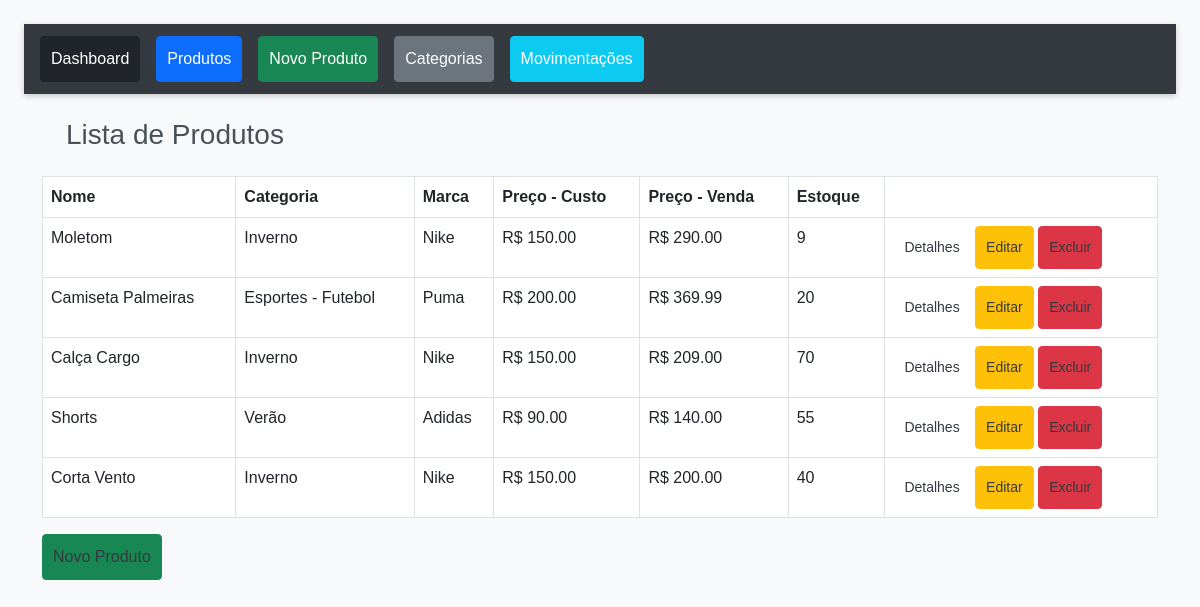
Page /estoque/ on the committed database.
### estoque/models.py (models this page shows, shortened)
class Produto(models.Model):
    sku = models.CharField( 'SKU', max_length=20, unique=True, blank=True, null=True, editable=False)
    nome = models.CharField('Nome', max_length=100)
    categoria = models.ForeignKey(
        Categoria,
        verbose_name='Categoria',
        on_delete=models.SET_NULL,
        null=True,
        blank=True
    )
    descricao = models.CharField('Descricao', max_length=50, blank=True)
    marca = models.CharField('Marca', max_length=50, blank=True)
    tamanho   = models.CharField('Tamanho', max_length=10, blank=True)
    cor       = models.CharField('Cor', max_length=30, blank=True)
    preco_custo = models.DecimalField('Preço de Custo (R$)', max_digits=10, decimal_places=2, default=0)
    preco     = models.DecimalField('Preço (R$)', max_digits=10, decimal_places=2)
    estoque   = models.PositiveIntegerField('Quantidade em estoque', default=0)

class Categoria(models.Model):
    nome = models.CharField('Nome', max_length=50, unique=True)
    def __str__(self):
        return self.nome

### estoque/views.py (the view)
# urls.py: path('', views.ProdutoListView.as_view(), name='lista'),
class ProdutoListView(ListView):
    model = Produto

### estoque/templates/estoque/produto_list.html (shortened to what this page needs)
{% extends "estoque/base.html" %}
{% block content %}
<h1>Lista de Produtos</h1>
<table class="table">
  <thead>
    <tr>
      <th>Nome</th>
      <th>Categoria</th>
      <th>Marca</th>
      <th>Preço - Custo</th>
      <th>Preço - Venda</th>
      <th>Estoque</th>
      <th></th>
    </tr>
  </thead>
  <tbody>
    {% for produto in object_list %}
    <tr>
      <td>{{ produto.nome }}</a></td>
      <td>{{ produto.categoria }}</td>
      <td>{{ produto.marca }}</td>
      <td>R$ {{ produto.preco_custo }}</td>
      <td>R$ {{ produto.preco }}</td>
      <td>{{ produto.estoque }}</td>
      <td>
        <a class="btn btn-sm btn-detalhe" href="{% url 'estoque:detalhe' produto.pk %}">Detalhes</a>
        <a class="btn btn-sm btn-warning" href="{% url 'estoque:editar' produto.pk %}">Editar</a>
        <a class="btn btn-sm btn-danger"  href="{% url 'estoque:excluir' produto.pk %}">Excluir</a>
      </td>
    </tr>
    {% empty %}
    <tr><td colspan="6">Nenhum produto cadastrado.</td></tr>
    {% endfor %}
  </tbody>
</table>
  <a href="{% url 'estoque:novo' %}"   class="btn btn-success">Novo Produto</a>
{% endblock %}

### estoque/templates/estoque/base.html (shortened to what this page needs)
{% load static %}
<!DOCTYPE html>
<html lang="pt-br">
<head>
  <link href="https://cdn.jsdelivr.net/npm/bootstrap@5.4.0/dist/css/bootstrap.min.css" rel="stylesheet">
  <link rel="stylesheet" href="{% static 'estoque/css/style.css' %}">
</head>
<body class="p-4">
  <nav class="mb-4">
    <a href="{% url 'dashboard' %}" class="btn btn-dark">Dashboard</a>
    <a href="{% url 'estoque:lista' %}" class="btn btn-primary">Produtos</a>
    <a href="{% url 'estoque:novo' %}"   class="btn btn-success">Novo Produto</a>
    <a href="{% url 'estoque:categoria_lista' %}" class="btn btn-secondary">Categorias</a>
    <a href="{% url 'estoque:mov_lista' %}" class="btn btn-info">Movimentações</a>
  </nav>
  <div class="container">
    {% block content %}{% endblock %}
  </div>
</body>
</html>

### estoque/static/estoque/css/style.css (style rules this page uses)
body { background-color: #f8f9fa; font-family: Arial, sans-serif; color: #343a40; margin: 0; padding: 0; }
nav { margin-bottom: 20px; }
.btn { border-radius: 4px; transition: background-color .2s ease; text-decoration: none; padding: 10px; color:#343a40 }
table { width: 100%; border-collapse: collapse; margin-bottom: 1rem; }
table th, table td { padding: .75rem; border: 1px solid #dee2e6; }
table tbody tr:nth-child(odd) { background-color: #e9ecef; }
h1 { margin-bottom: 1.5rem; margin-left: 1.5rem; font-size: 1.75rem; color: #495057; }
nav { background-color: #343a40; padding: 0.75rem 1rem; box-shadow: 0 2px 6px rgba(0,0,0,0.2); display: flex; gap: 1rem; }
nav a.btn { color: #ffffff; font-weight: 500; transition: background-color .2s; text-decoration: none; }

### rows in the picture
Produto: nome "Moletom", categoria "Inverno", marca "Nike", preco_custo "150.00", preco "290.00", estoque "9"
Produto: nome "Camiseta Palmeiras", categoria "Esportes - Futebol", marca "Puma", preco_custo "200.00", preco "369.99", estoque "20"
Produto: nome "Calça Cargo", categoria "Inverno", marca "Nike", preco_custo "150.00", preco "209.00", estoque "70"
Produto: nome "Shorts", categoria "Verão", marca "Adidas", preco_custo "90.00", preco "140.00", estoque "55"
Produto: nome "Corta Vento", categoria "Inverno", marca "Nike", preco_custo "150.00", preco "200.00", estoque "40"
